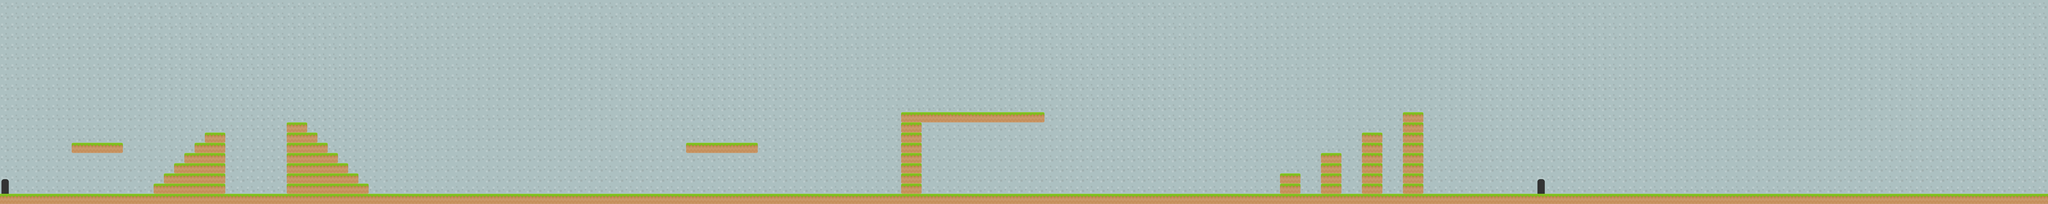

The image is a tile-based game level rendered from a .tmx file. Its description and source (layers, tilesets, objects; grid data summarised) follow:
An orthogonal 200x20 tile map with 64x64 px tiles, 2 tile layers (Background, Tile Layer 2) and 44 objects (13x bee, 3x PowerUp, door).

<map version="1.0" orientation="orthogonal" renderorder="right-down" width="200" height="20" tilewidth="64" tileheight="64" nextobjectid="57">
 <tileset firstgid="1" name="sheet" tilewidth="64" tileheight="64" tilecount="6" columns="3">
  <image source="sheet.png" width="192" height="128" />
 </tileset>
 <layer name="Background" width="200" height="20">
  <data>[4000 cells, 4000 non-empty, 2 distinct tile ids]</data>
 </layer>
 <layer name="Tile Layer 2" width="200" height="20">
  <data>[4000 cells, 2174 non-empty, 6 distinct tile ids]</data>
 </layer>
 <objectgroup name="collisio">
  <object id="1" x="448" y="896" width="318" height="62" />
  <object id="2" x="1024" y="1089" width="74" height="62" />
  <object id="3" x="1090" y="1025" width="70" height="63" />
  <object id="4" x="1153" y="962" width="70" height="63" />
  <object id="5" x="1282" y="835" width="125" height="381" />
  <object id="6" x="1217" y="897" width="64" height="67" />
  <object id="7" x="1793" y="769" width="127" height="309" />
  <object id="8" x="1793" y="1090" width="445" height="127" />
  <object id="9" x="2239" y="1152" width="65" height="64" />
  <object id="10" x="2107" y="1025" width="67" height="65" />
  <object id="11" x="2044" y="961" width="67" height="63" />
  <object id="12" x="1921" y="834" width="60" height="126" />
  <object id="13" x="1984" y="897" width="63" height="64" />
  <object id="14" x="961" y="1154" width="78" height="60" />
  <object id="15" x="24" y="1240" width="3608" height="24" />
  <object id="16" x="3668" y="1240" width="148" height="28" />
  <object id="28" x="3872.73" y="1232.12" width="1187.88" height="33.3333" />
  <object id="29" x="5090.91" y="1241.21" width="2436.36" height="24.2424" />
  <object id="30" x="7587.88" y="1238.18" width="2930.3" height="18.1818" />
  <object id="31" x="10551.5" y="1244.24" width="2251.52" height="21.2121" />
  <object id="34" x="4288.67" y="897.333" width="446" height="61.3333" />
  <object id="36" x="5632.67" y="769.333" width="126.667" height="445.333" />
  <object id="37" x="5632" y="705.333" width="895.333" height="60.6667" />
  <object id="40" x="8001.33" y="1089.33" width="125.333" height="126.667" />
  <object id="41" x="8257.33" y="960" width="125.333" height="256" />
  <object id="43" x="8513.33" y="833.333" width="125.333" height="380" />
  <object id="45" x="8768" y="705.333" width="126.667" height="508" />
 </objectgroup>
 <objectgroup name="special">
  <object id="18" name="PowerUp" x="4919.15" y="471.061" width="51" height="50" />
  <object id="19" name="PowerUp" x="4464.18" y="822.788" width="48" height="50" />
  <object id="46" name="PowerUp" x="8709.52" y="1150.79" width="48" height="50" />
  <object id="47" name="door" x="9602.67" y="1093.33" width="60" height="121.333" />
 </objectgroup>
 <objectgroup name="Enemy">
  <object id="22" name="bee" x="7041.45" y="518.636" width="55" height="43" />
  <object id="23" name="bee" x="3798" y="657" width="36" height="49" />
  <object id="32" name="bee" x="7299.03" y="521.667" width="55" height="43" />
  <object id="33" name="bee" x="7547.52" y="521.667" width="55" height="43" />
  <object id="48" name="bee" x="11201.8" y="679" width="55" height="43" />
  <object id="49" name="bee" x="11491.2" y="589.667" width="55" height="43" />
  <object id="50" name="bee" x="11491.2" y="589.667" width="55" height="43" />
  <object id="51" name="bee" x="11625.8" y="956.333" width="55" height="43" />
  <object id="52" name="bee" x="11747.2" y="543" width="55" height="43" />
  <object id="53" name="bee" x="11996.5" y="733.667" width="55" height="43" />
  <object id="54" name="bee" x="12285.8" y="848.333" width="55" height="43" />
  <object id="55" name="bee" x="12412.5" y="507" width="55" height="43" />
  <object id="56" name="bee" x="12755.2" y="843" width="55" height="43" />
 </objectgroup>
</map>